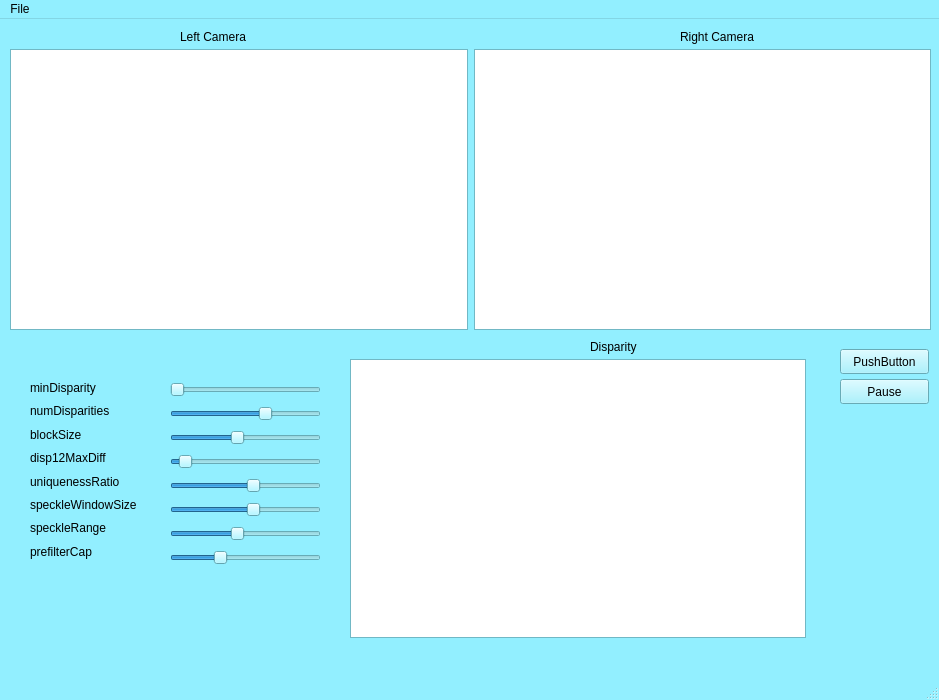
<?xml version="1.0" encoding="UTF-8"?>
<ui version="4.0">
 <class>MainWindow</class>
 <widget class="QMainWindow" name="MainWindow">
  <property name="geometry">
   <rect>
    <x>0</x>
    <y>0</y>
    <width>939</width>
    <height>700</height>
   </rect>
  </property>
  <property name="minimumSize">
   <size>
    <width>939</width>
    <height>618</height>
   </size>
  </property>
  <property name="maximumSize">
   <size>
    <width>939</width>
    <height>700</height>
   </size>
  </property>
  <property name="palette">
   <palette>
    <active>
     <colorrole role="WindowText">
      <brush brushstyle="SolidPattern">
       <color alpha="255">
        <red>0</red>
        <green>0</green>
        <blue>0</blue>
       </color>
      </brush>
     </colorrole>
     <colorrole role="Button">
      <brush brushstyle="SolidPattern">
       <color alpha="255">
        <red>146</red>
        <green>239</green>
        <blue>255</blue>
       </color>
      </brush>
     </colorrole>
     <colorrole role="Light">
      <brush brushstyle="SolidPattern">
       <color alpha="255">
        <red>255</red>
        <green>255</green>
        <blue>255</blue>
       </color>
      </brush>
     </colorrole>
     <colorrole role="Midlight">
      <brush brushstyle="SolidPattern">
       <color alpha="255">
        <red>200</red>
        <green>247</green>
        <blue>255</blue>
       </color>
      </brush>
     </colorrole>
     <colorrole role="Dark">
      <brush brushstyle="SolidPattern">
       <color alpha="255">
        <red>73</red>
        <green>119</green>
        <blue>127</blue>
       </color>
      </brush>
     </colorrole>
     <colorrole role="Mid">
      <brush brushstyle="SolidPattern">
       <color alpha="255">
        <red>97</red>
        <green>159</green>
        <blue>170</blue>
       </color>
      </brush>
     </colorrole>
     <colorrole role="Text">
      <brush brushstyle="SolidPattern">
       <color alpha="255">
        <red>0</red>
        <green>0</green>
        <blue>0</blue>
       </color>
      </brush>
     </colorrole>
     <colorrole role="BrightText">
      <brush brushstyle="SolidPattern">
       <color alpha="255">
        <red>255</red>
        <green>255</green>
        <blue>255</blue>
       </color>
      </brush>
     </colorrole>
     <colorrole role="ButtonText">
      <brush brushstyle="SolidPattern">
       <color alpha="255">
        <red>0</red>
        <green>0</green>
        <blue>0</blue>
       </color>
      </brush>
     </colorrole>
     <colorrole role="Base">
      <brush brushstyle="SolidPattern">
       <color alpha="255">
        <red>255</red>
        <green>255</green>
        <blue>255</blue>
       </color>
      </brush>
     </colorrole>
     <colorrole role="Window">
      <brush brushstyle="SolidPattern">
       <color alpha="255">
        <red>146</red>
        <green>239</green>
        <blue>255</blue>
       </color>
      </brush>
     </colorrole>
     <colorrole role="Shadow">
      <brush brushstyle="SolidPattern">
       <color alpha="255">
        <red>0</red>
        <green>0</green>
        <blue>0</blue>
       </color>
      </brush>
     </colorrole>
     <colorrole role="AlternateBase">
      <brush brushstyle="SolidPattern">
       <color alpha="255">
        <red>200</red>
        <green>247</green>
        <blue>255</blue>
       </color>
      </brush>
     </colorrole>
     <colorrole role="ToolTipBase">
      <brush brushstyle="SolidPattern">
       <color alpha="255">
        <red>255</red>
        <green>255</green>
        <blue>220</blue>
       </color>
      </brush>
     </colorrole>
     <colorrole role="ToolTipText">
      <brush brushstyle="SolidPattern">
       <color alpha="255">
        <red>0</red>
        <green>0</green>
        <blue>0</blue>
       </color>
      </brush>
     </colorrole>
    </active>
    <inactive>
     <colorrole role="WindowText">
      <brush brushstyle="SolidPattern">
       <color alpha="255">
        <red>0</red>
        <green>0</green>
        <blue>0</blue>
       </color>
      </brush>
     </colorrole>
     <colorrole role="Button">
      <brush brushstyle="SolidPattern">
       <color alpha="255">
        <red>146</red>
        <green>239</green>
        <blue>255</blue>
       </color>
      </brush>
     </colorrole>
     <colorrole role="Light">
      <brush brushstyle="SolidPattern">
       <color alpha="255">
        <red>255</red>
        <green>255</green>
        <blue>255</blue>
       </color>
      </brush>
     </colorrole>
     <colorrole role="Midlight">
      <brush brushstyle="SolidPattern">
       <color alpha="255">
        <red>200</red>
        <green>247</green>
        <blue>255</blue>
       </color>
      </brush>
     </colorrole>
     <colorrole role="Dark">
      <brush brushstyle="SolidPattern">
       <color alpha="255">
        <red>73</red>
        <green>119</green>
        <blue>127</blue>
       </color>
      </brush>
     </colorrole>
     <colorrole role="Mid">
      <brush brushstyle="SolidPattern">
       <color alpha="255">
        <red>97</red>
        <green>159</green>
        <blue>170</blue>
       </color>
      </brush>
     </colorrole>
     <colorrole role="Text">
      <brush brushstyle="SolidPattern">
       <color alpha="255">
        <red>0</red>
        <green>0</green>
        <blue>0</blue>
       </color>
      </brush>
     </colorrole>
     <colorrole role="BrightText">
      <brush brushstyle="SolidPattern">
       <color alpha="255">
        <red>255</red>
        <green>255</green>
        <blue>255</blue>
       </color>
      </brush>
     </colorrole>
     <colorrole role="ButtonText">
      <brush brushstyle="SolidPattern">
       <color alpha="255">
        <red>0</red>
        <green>0</green>
        <blue>0</blue>
       </color>
      </brush>
     </colorrole>
     <colorrole role="Base">
      <brush brushstyle="SolidPattern">
       <color alpha="255">
        <red>255</red>
        <green>255</green>
        <blue>255</blue>
       </color>
      </brush>
     </colorrole>
     <colorrole role="Window">
      <brush brushstyle="SolidPattern">
       <color alpha="255">
        <red>146</red>
        <green>239</green>
        <blue>255</blue>
       </color>
      </brush>
     </colorrole>
     <colorrole role="Shadow">
      <brush brushstyle="SolidPattern">
       <color alpha="255">
        <red>0</red>
        <green>0</green>
        <blue>0</blue>
       </color>
      </brush>
     </colorrole>
     <colorrole role="AlternateBase">
      <brush brushstyle="SolidPattern">
       <color alpha="255">
        <red>200</red>
        <green>247</green>
        <blue>255</blue>
       </color>
      </brush>
     </colorrole>
     <colorrole role="ToolTipBase">
      <brush brushstyle="SolidPattern">
       <color alpha="255">
        <red>255</red>
        <green>255</green>
        <blue>220</blue>
       </color>
      </brush>
     </colorrole>
     <colorrole role="ToolTipText">
      <brush brushstyle="SolidPattern">
       <color alpha="255">
        <red>0</red>
        <green>0</green>
        <blue>0</blue>
       </color>
      </brush>
     </colorrole>
    </inactive>
    <disabled>
     <colorrole role="WindowText">
      <brush brushstyle="SolidPattern">
       <color alpha="255">
        <red>73</red>
        <green>119</green>
        <blue>127</blue>
       </color>
      </brush>
     </colorrole>
     <colorrole role="Button">
      <brush brushstyle="SolidPattern">
       <color alpha="255">
        <red>146</red>
        <green>239</green>
        <blue>255</blue>
       </color>
      </brush>
     </colorrole>
     <colorrole role="Light">
      <brush brushstyle="SolidPattern">
       <color alpha="255">
        <red>255</red>
        <green>255</green>
        <blue>255</blue>
       </color>
      </brush>
     </colorrole>
     <colorrole role="Midlight">
      <brush brushstyle="SolidPattern">
       <color alpha="255">
        <red>200</red>
        <green>247</green>
        <blue>255</blue>
       </color>
      </brush>
     </colorrole>
     <colorrole role="Dark">
      <brush brushstyle="SolidPattern">
       <color alpha="255">
        <red>73</red>
        <green>119</green>
        <blue>127</blue>
       </color>
      </brush>
     </colorrole>
     <colorrole role="Mid">
      <brush brushstyle="SolidPattern">
       <color alpha="255">
        <red>97</red>
        <green>159</green>
        <blue>170</blue>
       </color>
      </brush>
     </colorrole>
     <colorrole role="Text">
      <brush brushstyle="SolidPattern">
       <color alpha="255">
        <red>73</red>
        <green>119</green>
        <blue>127</blue>
       </color>
      </brush>
     </colorrole>
     <colorrole role="BrightText">
      <brush brushstyle="SolidPattern">
       <color alpha="255">
        <red>255</red>
        <green>255</green>
        <blue>255</blue>
       </color>
      </brush>
     </colorrole>
     <colorrole role="ButtonText">
      <brush brushstyle="SolidPattern">
       <color alpha="255">
        <red>73</red>
        <green>119</green>
        <blue>127</blue>
       </color>
      </brush>
     </colorrole>
     <colorrole role="Base">
      <brush brushstyle="SolidPattern">
       <color alpha="255">
        <red>146</red>
        <green>239</green>
        <blue>255</blue>
       </color>
      </brush>
     </colorrole>
     <colorrole role="Window">
      <brush brushstyle="SolidPattern">
       <color alpha="255">
        <red>146</red>
        <green>239</green>
        <blue>255</blue>
       </color>
      </brush>
     </colorrole>
     <colorrole role="Shadow">
      <brush brushstyle="SolidPattern">
       <color alpha="255">
        <red>0</red>
        <green>0</green>
        <blue>0</blue>
       </color>
      </brush>
     </colorrole>
     <colorrole role="AlternateBase">
      <brush brushstyle="SolidPattern">
       <color alpha="255">
        <red>146</red>
        <green>239</green>
        <blue>255</blue>
       </color>
      </brush>
     </colorrole>
     <colorrole role="ToolTipBase">
      <brush brushstyle="SolidPattern">
       <color alpha="255">
        <red>255</red>
        <green>255</green>
        <blue>220</blue>
       </color>
      </brush>
     </colorrole>
     <colorrole role="ToolTipText">
      <brush brushstyle="SolidPattern">
       <color alpha="255">
        <red>0</red>
        <green>0</green>
        <blue>0</blue>
       </color>
      </brush>
     </colorrole>
    </disabled>
   </palette>
  </property>
  <property name="windowTitle">
   <string>StereoGSCam</string>
  </property>
  <widget class="QWidget" name="centralwidget">
   <widget class="QLabel" name="lblLeftCamera">
    <property name="geometry">
     <rect>
      <x>180</x>
      <y>10</y>
      <width>111</width>
      <height>16</height>
     </rect>
    </property>
    <property name="text">
     <string>Left Camera</string>
    </property>
   </widget>
   <widget class="QLabel" name="lblRightCamera">
    <property name="geometry">
     <rect>
      <x>680</x>
      <y>10</y>
      <width>111</width>
      <height>16</height>
     </rect>
    </property>
    <property name="text">
     <string>Right Camera</string>
    </property>
   </widget>
   <widget class="QLabel" name="lblDisparity">
    <property name="geometry">
     <rect>
      <x>590</x>
      <y>320</y>
      <width>111</width>
      <height>16</height>
     </rect>
    </property>
    <property name="text">
     <string>Disparity</string>
    </property>
   </widget>
   <widget class="QPushButton" name="pushButton">
    <property name="geometry">
     <rect>
      <x>840</x>
      <y>330</y>
      <width>89</width>
      <height>25</height>
     </rect>
    </property>
    <property name="text">
     <string>PushButton</string>
    </property>
   </widget>
   <widget class="QPushButton" name="btnPause">
    <property name="geometry">
     <rect>
      <x>840</x>
      <y>360</y>
      <width>89</width>
      <height>25</height>
     </rect>
    </property>
    <property name="text">
     <string>Pause</string>
    </property>
   </widget>
   <widget class="QGraphicsView" name="disparityFrame">
    <property name="geometry">
     <rect>
      <x>350</x>
      <y>340</y>
      <width>456</width>
      <height>279</height>
     </rect>
    </property>
   </widget>
   <widget class="QWidget" name="layoutWidget">
    <property name="geometry">
     <rect>
      <x>10</x>
      <y>30</y>
      <width>921</width>
      <height>281</height>
     </rect>
    </property>
    <layout class="QHBoxLayout" name="horizontalLayout">
     <item>
      <widget class="QGraphicsView" name="leftFrame"/>
     </item>
     <item>
      <widget class="QGraphicsView" name="rightFrame"/>
     </item>
    </layout>
   </widget>
   <widget class="QWidget" name="layoutWidget">
    <property name="geometry">
     <rect>
      <x>30</x>
      <y>360</y>
      <width>161</width>
      <height>181</height>
     </rect>
    </property>
    <layout class="QVBoxLayout" name="verticalLayout">
     <item>
      <widget class="QLabel" name="lblMinDisparity">
       <property name="text">
        <string>minDisparity</string>
       </property>
      </widget>
     </item>
     <item>
      <widget class="QLabel" name="lblNumDisparities">
       <property name="text">
        <string>numDisparities</string>
       </property>
      </widget>
     </item>
     <item>
      <widget class="QLabel" name="lblNumDisparities_2">
       <property name="text">
        <string>blockSize</string>
       </property>
      </widget>
     </item>
     <item>
      <widget class="QLabel" name="lblNumDisparities_3">
       <property name="text">
        <string>disp12MaxDiff</string>
       </property>
      </widget>
     </item>
     <item>
      <widget class="QLabel" name="lblNumDisparities_4">
       <property name="text">
        <string>uniquenessRatio</string>
       </property>
      </widget>
     </item>
     <item>
      <widget class="QLabel" name="lblNumDisparities_5">
       <property name="text">
        <string>speckleWindowSize</string>
       </property>
      </widget>
     </item>
     <item>
      <widget class="QLabel" name="lblNumDisparities_6">
       <property name="text">
        <string>speckleRange</string>
       </property>
      </widget>
     </item>
     <item>
      <widget class="QLabel" name="lblNumDisparities_7">
       <property name="text">
        <string>prefilterCap</string>
       </property>
      </widget>
     </item>
    </layout>
   </widget>
   <widget class="QWidget" name="layoutWidget">
    <property name="geometry">
     <rect>
      <x>170</x>
      <y>360</y>
      <width>151</width>
      <height>191</height>
     </rect>
    </property>
    <layout class="QVBoxLayout" name="verticalLayout_2">
     <item>
      <widget class="QSlider" name="horizontalSlider_minDisp">
       <property name="orientation">
        <enum>Qt::Horizontal</enum>
       </property>
      </widget>
     </item>
     <item>
      <widget class="QSlider" name="horizontalSlider_numDisp">
       <property name="maximum">
        <number>99</number>
       </property>
       <property name="sliderPosition">
        <number>64</number>
       </property>
       <property name="orientation">
        <enum>Qt::Horizontal</enum>
       </property>
      </widget>
     </item>
     <item>
      <widget class="QSlider" name="horizontalSlider_blockSize">
       <property name="maximum">
        <number>18</number>
       </property>
       <property name="sliderPosition">
        <number>8</number>
       </property>
       <property name="orientation">
        <enum>Qt::Horizontal</enum>
       </property>
      </widget>
     </item>
     <item>
      <widget class="QSlider" name="horizontalSlider_disp12MaxDiff">
       <property name="maximum">
        <number>18</number>
       </property>
       <property name="sliderPosition">
        <number>1</number>
       </property>
       <property name="orientation">
        <enum>Qt::Horizontal</enum>
       </property>
      </widget>
     </item>
     <item>
      <widget class="QSlider" name="horizontalSlider_uniquenessRatio">
       <property name="maximum">
        <number>18</number>
       </property>
       <property name="sliderPosition">
        <number>10</number>
       </property>
       <property name="orientation">
        <enum>Qt::Horizontal</enum>
       </property>
      </widget>
     </item>
     <item>
      <widget class="QSlider" name="horizontalSlider_speckleWindowSize">
       <property name="maximum">
        <number>18</number>
       </property>
       <property name="sliderPosition">
        <number>10</number>
       </property>
       <property name="orientation">
        <enum>Qt::Horizontal</enum>
       </property>
      </widget>
     </item>
     <item>
      <widget class="QSlider" name="horizontalSlider_speckleRange">
       <property name="maximum">
        <number>18</number>
       </property>
       <property name="sliderPosition">
        <number>8</number>
       </property>
       <property name="orientation">
        <enum>Qt::Horizontal</enum>
       </property>
      </widget>
     </item>
     <item>
      <widget class="QSlider" name="horizontalSlider_prefilterCap">
       <property name="maximum">
        <number>99</number>
       </property>
       <property name="sliderPosition">
        <number>31</number>
       </property>
       <property name="orientation">
        <enum>Qt::Horizontal</enum>
       </property>
      </widget>
     </item>
    </layout>
   </widget>
  </widget>
  <widget class="QMenuBar" name="menubar">
   <property name="geometry">
    <rect>
     <x>0</x>
     <y>0</y>
     <width>939</width>
     <height>22</height>
    </rect>
   </property>
   <widget class="QMenu" name="menuFile">
    <property name="title">
     <string>File</string>
    </property>
    <addaction name="separator"/>
    <addaction name="actionExit"/>
   </widget>
   <addaction name="menuFile"/>
  </widget>
  <widget class="QStatusBar" name="statusbar"/>
  <action name="actionExit">
   <property name="text">
    <string>Exit</string>
   </property>
  </action>
 </widget>
 <resources/>
 <connections/>
</ui>
